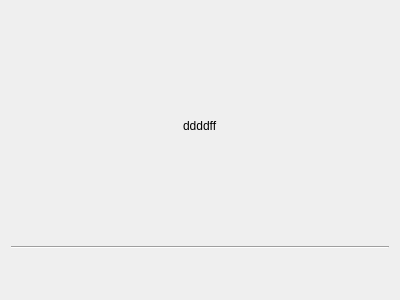
<?xml version="1.0" encoding="UTF-8"?>
<ui version="4.0">
 <class>GuessWhatDialog</class>
 <widget class="QDialog" name="GuessWhatDialog">
  <property name="geometry">
   <rect>
    <x>0</x>
    <y>0</y>
    <width>400</width>
    <height>300</height>
   </rect>
  </property>
  <property name="windowTitle">
   <string>Guess What ?</string>
  </property>
  <property name="styleSheet">
   <string notr="true"/>
  </property>
  <layout class="QGridLayout" name="gridLayout">
   <item row="0" column="0">
    <layout class="QVBoxLayout" name="verticalLayout">
     <item>
      <layout class="QHBoxLayout" name="horizontalLayout">
       <item>
        <spacer name="horizontalSpacer">
         <property name="orientation">
          <enum>Qt::Horizontal</enum>
         </property>
         <property name="sizeHint" stdset="0">
          <size>
           <width>40</width>
           <height>20</height>
          </size>
         </property>
        </spacer>
       </item>
       <item>
        <widget class="QLabel" name="NPC">
         <property name="text">
          <string>ddddff</string>
         </property>
        </widget>
       </item>
       <item>
        <spacer name="horizontalSpacer_2">
         <property name="orientation">
          <enum>Qt::Horizontal</enum>
         </property>
         <property name="sizeHint" stdset="0">
          <size>
           <width>40</width>
           <height>20</height>
          </size>
         </property>
        </spacer>
       </item>
      </layout>
     </item>
     <item>
      <widget class="Line" name="line">
       <property name="orientation">
        <enum>Qt::Horizontal</enum>
       </property>
      </widget>
     </item>
     <item>
      <layout class="QHBoxLayout" name="horizontalLayout_2">
       <item>
        <widget class="QPushButton" name="ScissorButton">
         <property name="styleSheet">
          <string notr="true">background-color: transparent;
border: none;
background-repeat: none;</string>
         </property>
         <property name="text">
          <string/>
         </property>
        </widget>
       </item>
       <item>
        <widget class="QPushButton" name="StoneButton">
         <property name="styleSheet">
          <string notr="true">background-color: transparent;
border: none;
background-repeat: none;</string>
         </property>
         <property name="text">
          <string/>
         </property>
        </widget>
       </item>
      </layout>
     </item>
    </layout>
   </item>
   <item row="1" column="0">
    <widget class="QPushButton" name="PaperButton">
     <property name="styleSheet">
      <string notr="true">background-color: transparent;
border: none;
background-repeat: none;</string>
     </property>
     <property name="text">
      <string/>
     </property>
    </widget>
   </item>
  </layout>
 </widget>
 <resources/>
 <connections/>
</ui>
